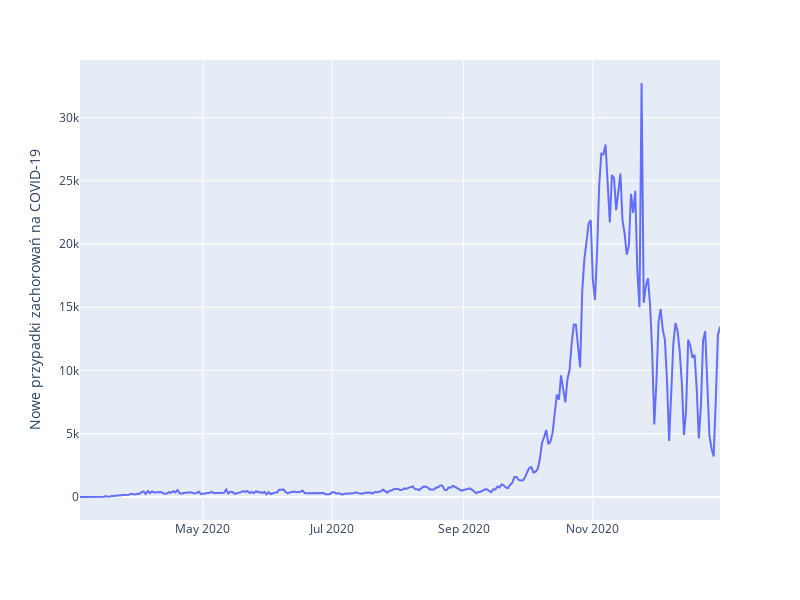

The cell this chart's notebook holds for it:
### Code cell
fig = px.line(polska, x="data", y="zachorowania", labels=dict(zachorowania="Nowe przypadki zachorowań na COVID-19", data=""),width = 800, height = 600)
fig.show()

### Figure 1 — Plotly figure (JSON) as saved in the notebook; plotly's stock layout.template omitted (floating-point values rounded to 4 significant figures; data arrays with more than 128 entries replaced by an {"elided": "..."} marker saying what was removed)
{"data": [{"hovertemplate": "=%{x}<br>Nowe przypadki zachorowań na COVID-19=%{y}<extra></extra>", "legendgroup": "", "line": {"color": "#636efa", "dash": "solid"}, "marker": {"symbol": "circle"}, "mode": "lines", "name": "", "orientation": "v", "showlegend": false, "type": "scatter", "x": {"elided": "303 str values"}, "xaxis": "x", "y": {"elided": "303 int values"}, "yaxis": "y"}], "layout": {"height": 600, "legend": {"tracegroupgap": 0}, "margin": {"t": 60}, "width": 800, "xaxis": {"anchor": "y", "domain": [0, 1], "title": {"text": ""}}, "yaxis": {"anchor": "x", "domain": [0, 1], "title": {"text": "Nowe przypadki zachorowań na COVID-19"}}}}
